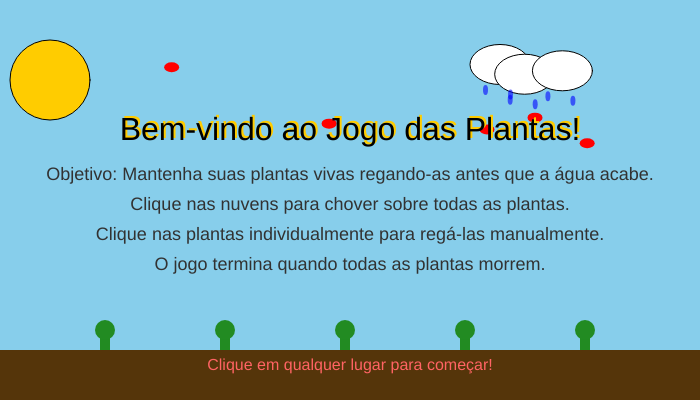
Frame 1 (no input)
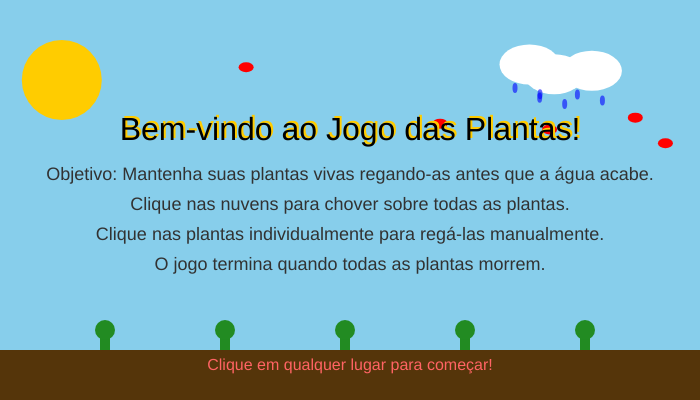
Frame 60 (no input)
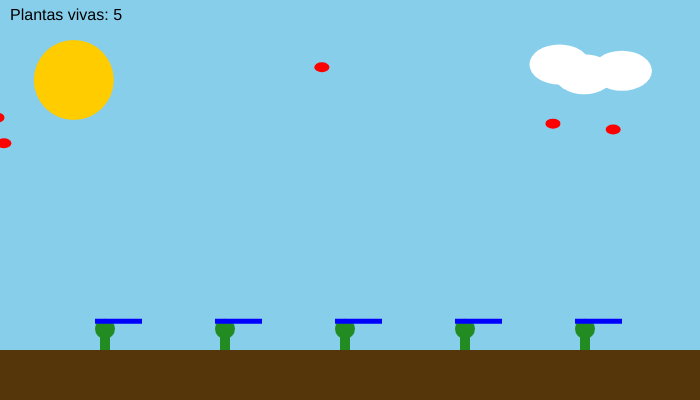
Frame 120 (the mouse pressed at the canvas centre since frame 60)

The p5.js sketch that drew these frames (run headless with seeded random() and noise() and a simulated clock; from frame 60 on, the mouse is pressed at the canvas centre):

// p5.js sketch
// ── sketch.js
let plants = [];
let clouds = [];
let birds = []; // nova array para pássaros
let sunX = 50;
let sunY = 80;
let sunSpeed = 0.2;
let score = 0;
let gameOver = false;
let telaInicial = true;

// Criar pássaros
function setupBirds(n) {
  for (let i = 0; i < n; i++) {
    birds.push({
      x: random(width),
      y: random(50, 150),
      speed: random(1, 2),
      wingOffset: random(TWO_PI)
    });
  }
}

function setup() {
  createCanvas(700, 400);
  
  // Criar plantas iniciais
  for (let i = 0; i < 5; i++) {
    plants.push({
      x: 100 + i * 120,
      y: height - 50,
      size: 20,
      water: 50,
      alive: true
    });
  }
  
  // Criar nuvens
  for (let i = 0; i < 3; i++) {
    clouds.push({x: random(width), y: random(50, 120)});
  }
  
  setupBirds(5); // cria 5 pássaros
}

function draw() {
  background(135, 206, 235); // céu
  
  // Sol
  fill(255, 204, 0);
  ellipse(sunX, sunY, 80, 80);
  sunX += sunSpeed;
  if (sunX > width) sunX = 0;
  
  // Nuvens
  fill(255);
  for (let cloud of clouds) {
    ellipse(cloud.x, cloud.y, 60, 40);
    cloud.x += 0.5;
    if (cloud.x > width + 30) cloud.x = -30;
  }
  
  // Pássaros
  drawBirds();
  
  // Solo
  fill(85, 53, 10);
  rect(0, height - 50, width, 50);
  
  if (telaInicial) {
    drawTelaInicial();
    return; // não roda o resto do jogo até clicar
  }
  
  if (gameOver) {
    fill(0);
    textSize(32);
    textAlign(CENTER);
    text("Fim de Jogo!\nPontuação: " + score, width / 2, height / 2);
    return;
  }
  
  // Atualizar e desenhar plantas
  let aliveCount = 0;
  for (let plant of plants) {
    if (plant.alive) aliveCount++;
    
    if (plant.alive) {
      plant.size += 0.02 * (plant.water / 50);
      if (plant.size > 60) plant.size = 60;
      plant.water -= 0.05;
      if (plant.water <= 0) plant.alive = false;
    }
    
    fill(plant.alive ? color(34, 139, 34) : color(139, 69, 19));
    rect(plant.x, plant.y - plant.size, 10, plant.size);
    ellipse(plant.x + 5, plant.y - plant.size, 20, 20);
    
    // Barra de água
    fill(0, 0, 255);
    rect(plant.x - 5, plant.y - plant.size - 10, plant.water, 5);
    
    // Alerta de água baixa
    if (plant.water < 10 && plant.alive) {
      fill(255, 0, 0);
      ellipse(plant.x + 5, plant.y - plant.size - 20, 8, 8);
    }
  }
  
  // Pontuação
  score = aliveCount;
  fill(0);
  textSize(16);
  textAlign(LEFT);
  text("Plantas vivas: " + score, 10, 20);
  
  // Checa fim de jogo
  if (aliveCount == 0) gameOver = true;
}

// Desenha pássaros e atualiza posição
function drawBirds() {
  for (let bird of birds) {
    bird.x += bird.speed;
    if (bird.x > width + 20) bird.x = -20;
    
    // asas batendo
    let wing = sin(frameCount * 0.2 + bird.wingOffset) * 10;
    
    fill(255, 0, 0);
    noStroke();
    // corpo
    ellipse(bird.x, bird.y, 15, 10);
    // asas
    line(bird.x - 5, bird.y, bird.x - 5 - wing, bird.y - wing);
    line(bird.x + 5, bird.y, bird.x + 5 + wing, bird.y - wing);
  }
}

// Tela inicial decorada
function drawTelaInicial() {
  // Título com sombra
  textAlign(CENTER);
  textSize(32);
  fill(255, 204, 0);
  text("Bem-vindo ao Jogo das Plantas!", width / 2 + 2, height / 2 - 62);
  fill(0);
  text("Bem-vindo ao Jogo das Plantas!", width / 2, height / 2 - 60);
  
  textSize(18);
  fill(50);
  text("Objetivo: Mantenha suas plantas vivas regando-as antes que a água acabe.", width / 2, height / 2 - 20);
  text("Clique nas nuvens para chover sobre todas as plantas.", width / 2, height / 2 + 10);
  text("Clique nas plantas individualmente para regá-las manualmente.", width / 2, height / 2 + 40);
  text("O jogo termina quando todas as plantas morrem.", width / 2, height / 2 + 70);
  
  // Clique para começar
  fill(255, 100, 100);
  textSize(16);
  text("Clique em qualquer lugar para começar!", width / 2, height - 30);
  
  // Plantas decorativas
  for (let i = 0; i < plants.length; i++) {
    let plant = plants[i];
    fill(34, 139, 34);
    rect(plant.x, plant.y - 20, 10, 20);
    ellipse(plant.x + 5, plant.y - 20, 20, 20);
  }
  
  // Gotas de água caindo das nuvens
  for (let cloud of clouds) {
    fill(0, 0, 255, 150);
    ellipse(cloud.x - 15, cloud.y + 25 + sin(frameCount * 0.1) * 5, 5, 10);
    ellipse(cloud.x + 10, cloud.y + 25 + cos(frameCount * 0.1) * 5, 5, 10);
  }
}

function mousePressed() {
  if (telaInicial) {
    telaInicial = false; // inicia o jogo ao clicar na tela de instrução
    return;
  }
  
  // Clique nas nuvens para chover
  for (let cloud of clouds) {
    if (dist(mouseX, mouseY, cloud.x, cloud.y) < 30) {
      for (let plant of plants) {
        if (plant.alive) {
          plant.water += 20;
          if (plant.water > 50) plant.water = 50;
        }
      }
      return; // previne que clique em planta regue e nuvem ao mesmo tempo
    }
  }
  
  // Clique nas plantas para regar manualmente
  for (let plant of plants) {
    if (plant.alive && mouseX > plant.x - 10 && mouseX < plant.x + 15 &&
        mouseY > plant.y - plant.size - 10 && mouseY < plant.y) {
      plant.water += 15;
      if (plant.water > 50) plant.water = 50;
    }
  }
}
